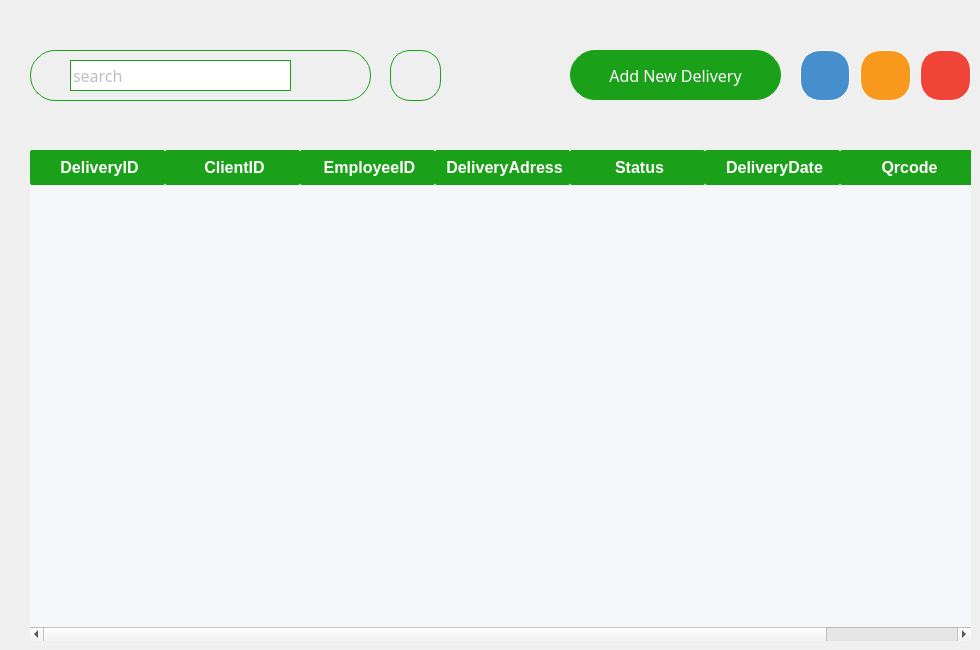
     <widget class="QWidget" name="maindelivery">
      <widget class="QPushButton" name="pushButton_3">
       <property name="geometry">
        <rect>
         <x>570</x>
         <y>50</y>
         <width>211</width>
         <height>50</height>
        </rect>
       </property>
       <property name="styleSheet">
        <string notr="true">*{
border-radius:25px;
color:white;
font-family: Lexend;
font-size:16px;
border-color: rgb(27, 160, 25);
border-width : 1.2px;
border-style:solid;
background-color:#1ba019;
}
QPushButton:hover
{
background:#013220;
color:white;
border-left:3px solid white ; 
border-color:none;
border-radius:25px;
}
QPushButton:pressed
{
background:#013220;
color:white;
border-radius:25px;
font-family: Lexend;
font-size:16px;
border-left:3.2px solid white ; 


/*background: qlineargradient(x1: 0, y1: 0, x2: 0, y2: 1,
                                stop: 0 #ffffff, stop: 1 #dcdcdc);*/
}</string>
       </property>
       <property name="text">
        <string>Add New Delivery</string>
       </property>
       <property name="icon">
        <iconset>
         <normalon>:/images/add-circle.png</normalon>
        </iconset>
       </property>
       <property name="iconSize">
        <size>
         <width>20</width>
         <height>20</height>
        </size>
       </property>
      </widget>
      <widget class="QTableWidget" name="tableWidget">
       <property name="geometry">
        <rect>
         <x>30</x>
         <y>150</y>
         <width>941</width>
         <height>491</height>
        </rect>
       </property>
       <property name="font">
        <font>
         <pointsize>12</pointsize>
         <kerning>false</kerning>
        </font>
       </property>
       <property name="cursor" stdset="0">
        <cursorShape>CrossCursor</cursorShape>
       </property>
       <property name="mouseTracking">
        <bool>true</bool>
       </property>
       <property name="statusTip">
        <string notr="true"/>
       </property>
       <property name="whatsThis">
        <string notr="true"/>
       </property>
       <property name="accessibleName">
        <string notr="true"/>
       </property>
       <property name="accessibleDescription">
        <string notr="true"/>
       </property>
       <property name="autoFillBackground">
        <bool>false</bool>
       </property>
       <property name="styleSheet">
        <string notr="true">QTableWidget {
    border: none;
	background-color: #F5F7FA; /* Light gray */
border-radius:10px;
}
QHeaderView::section {
    background-color: #1ba019; 
    color: white;
    font: 500 12pt &quot;Lexend Medium&quot;;
    padding: 6px;
	border-radius:2px;
    padding-left: 10px; 
}

QScrollBar:vertical {
    border: none;
    background:  #1ba019;;
    width: 12px;
}
QScrollBar::add-page:vertical {
    background:  #F5F7FA;}
QScrollBar::sub-page:vertical {
    background: #F5F7FA;}</string>
       </property>
       <property name="frameShape">
        <enum>QFrame::Shape::NoFrame</enum>
       </property>
       <property name="showDropIndicator" stdset="0">
        <bool>false</bool>
       </property>
       <property name="dragEnabled">
        <bool>false</bool>
       </property>
       <property name="dragDropOverwriteMode">
        <bool>false</bool>
       </property>
       <property name="defaultDropAction">
        <enum>Qt::DropAction::IgnoreAction</enum>
       </property>
       <property name="alternatingRowColors">
        <bool>false</bool>
       </property>
       <property name="selectionMode">
        <enum>QAbstractItemView::SelectionMode::NoSelection</enum>
       </property>
       <property name="iconSize">
        <size>
         <width>100</width>
         <height>100</height>
        </size>
       </property>
       <property name="showGrid">
        <bool>true</bool>
       </property>
       <property name="sortingEnabled">
        <bool>true</bool>
       </property>
       <property name="wordWrap">
        <bool>true</bool>
       </property>
       <attribute name="horizontalHeaderCascadingSectionResizes">
        <bool>false</bool>
       </attribute>
       <attribute name="horizontalHeaderDefaultSectionSize">
        <number>135</number>
       </attribute>
       <attribute name="horizontalHeaderHighlightSections">
        <bool>false</bool>
       </attribute>
       <attribute name="horizontalHeaderShowSortIndicator" stdset="0">
        <bool>true</bool>
       </attribute>
       <attribute name="horizontalHeaderStretchLastSection">
        <bool>false</bool>
       </attribute>
       <attribute name="verticalHeaderVisible">
        <bool>false</bool>
       </attribute>
       <attribute name="verticalHeaderCascadingSectionResizes">
        <bool>false</bool>
       </attribute>
       <attribute name="verticalHeaderDefaultSectionSize">
        <number>40</number>
       </attribute>
       <attribute name="verticalHeaderShowSortIndicator" stdset="0">
        <bool>true</bool>
       </attribute>
       <attribute name="verticalHeaderStretchLastSection">
        <bool>false</bool>
       </attribute>
       <column>
        <property name="text">
         <string>DeliveryID</string>
        </property>
        <property name="font">
         <font>
          <pointsize>12</pointsize>
          <bold>true</bold>
         </font>
        </property>
       </column>
       <column>
        <property name="text">
         <string>ClientID</string>
        </property>
        <property name="font">
         <font>
          <pointsize>12</pointsize>
          <bold>true</bold>
         </font>
        </property>
       </column>
       <column>
        <property name="text">
         <string>EmployeeID</string>
        </property>
        <property name="font">
         <font>
          <pointsize>12</pointsize>
          <bold>true</bold>
         </font>
        </property>
       </column>
       <column>
        <property name="text">
         <string>DeliveryAdress</string>
        </property>
        <property name="font">
         <font>
          <pointsize>12</pointsize>
          <bold>true</bold>
         </font>
        </property>
       </column>
       <column>
        <property name="text">
         <string>Status</string>
        </property>
        <property name="font">
         <font>
          <pointsize>12</pointsize>
          <bold>true</bold>
         </font>
        </property>
       </column>
       <column>
        <property name="text">
         <string>DeliveryDate</string>
        </property>
        <property name="font">
         <font>
          <pointsize>12</pointsize>
          <bold>true</bold>
         </font>
        </property>
       </column>
       <column>
        <property name="text">
         <string>Qrcode</string>
        </property>
        <property name="font">
         <font>
          <pointsize>12</pointsize>
          <bold>true</bold>
         </font>
        </property>
       </column>
      </widget>
      <widget class="QPushButton" name="edit_table_button">
       <property name="geometry">
        <rect>
         <x>860</x>
         <y>50</y>
         <width>51</width>
         <height>51</height>
        </rect>
       </property>
       <property name="styleSheet">
        <string notr="true">border-radius:20px;
border-color: white;
border-width : 1.2px;
border-style:solid;
background:#f8981d;</string>
       </property>
       <property name="text">
        <string/>
       </property>
       <property name="icon">
        <iconset resource="resources.qrc">
         <normaloff>:/images/pnghut_user-profile-editing-logo-symbol.png</normaloff>:/images/pnghut_user-profile-editing-logo-symbol.png</iconset>
       </property>
       <property name="iconSize">
        <size>
         <width>40</width>
         <height>40</height>
        </size>
       </property>
      </widget>
      <widget class="QPushButton" name="button_delete">
       <property name="geometry">
        <rect>
         <x>920</x>
         <y>50</y>
         <width>51</width>
         <height>51</height>
        </rect>
       </property>
       <property name="styleSheet">
        <string notr="true">border-radius:20px;
border-color: white;
border-width : 1.2px;
border-style:solid;
background:#F04438;
</string>
       </property>
       <property name="text">
        <string/>
       </property>
       <property name="icon">
        <iconset resource="resources.qrc">
         <normaloff>:/images/supprimer.png</normaloff>:/images/supprimer.png</iconset>
       </property>
       <property name="iconSize">
        <size>
         <width>30</width>
         <height>30</height>
        </size>
       </property>
      </widget>
      <widget class="QPushButton" name="export_table">
       <property name="geometry">
        <rect>
         <x>800</x>
         <y>50</y>
         <width>50</width>
         <height>51</height>
        </rect>
       </property>
       <property name="styleSheet">
        <string notr="true">border-radius:20px;
border-color: white;
border-width : 1.2px;
border-style:solid;
background-color:#478ECC;</string>
       </property>
       <property name="text">
        <string/>
       </property>
       <property name="icon">
        <iconset resource="resources.qrc">
         <normaloff>:/images/export.png</normaloff>:/images/export.png</iconset>
       </property>
       <property name="iconSize">
        <size>
         <width>30</width>
         <height>30</height>
        </size>
       </property>
      </widget>
      <widget class="QPushButton" name="statsbutton">
       <property name="geometry">
        <rect>
         <x>390</x>
         <y>50</y>
         <width>51</width>
         <height>51</height>
        </rect>
       </property>
       <property name="styleSheet">
        <string notr="true">border-radius:20px;
border-color: rgb(27, 160, 25);
border-width : 1.2px;
border-style:solid;
background-color:#white;</string>
       </property>
       <property name="text">
        <string/>
       </property>
       <property name="icon">
        <iconset resource="resources.qrc">
         <normaloff>:/images/stats.png</normaloff>:/images/stats.png</iconset>
       </property>
       <property name="iconSize">
        <size>
         <width>30</width>
         <height>30</height>
        </size>
       </property>
      </widget>
      <widget class="QGroupBox" name="search_3">
       <property name="geometry">
        <rect>
         <x>30</x>
         <y>50</y>
         <width>341</width>
         <height>51</height>
        </rect>
       </property>
       <property name="font">
        <font>
         <family>Lexend Light</family>
        </font>
       </property>
       <property name="styleSheet">
        <string notr="true">border-radius:25px;
border-color: rgb(27, 160, 25);
border-width : 1.2px;
border-style:solid;
background-color:#white;</string>
       </property>
       <property name="title">
        <string/>
       </property>
       <property name="alignment">
        <set>Qt::AlignmentFlag::AlignLeading|Qt::AlignmentFlag::AlignLeft|Qt::AlignmentFlag::AlignTop</set>
       </property>
       <property name="flat">
        <bool>false</bool>
       </property>
       <property name="checkable">
        <bool>false</bool>
       </property>
       <widget class="QLabel" name="search_icon_3">
        <property name="geometry">
         <rect>
          <x>10</x>
          <y>15</y>
          <width>21</width>
          <height>21</height>
         </rect>
        </property>
        <property name="styleSheet">
         <string notr="true">background:none;
border-radius: 20px;
border: 1px solid;
border-color:none;
</string>
        </property>
        <property name="text">
         <string/>
        </property>
        <property name="pixmap">
         <pixmap resource="resources.qrc">:/images/Icon.png</pixmap>
        </property>
        <property name="scaledContents">
         <bool>true</bool>
        </property>
       </widget>
       <widget class="QLineEdit" name="lineEdit_4">
        <property name="geometry">
         <rect>
          <x>40</x>
          <y>10</y>
          <width>221</width>
          <height>31</height>
         </rect>
        </property>
        <property name="styleSheet">
         <string notr="true">border-radius:0px;
border-color: rgb(27, 160, 25);
border-width : 0x;
color:grey;
font-family: Lexend;
font-size:16px;</string>
        </property>
        <property name="text">
         <string/>
        </property>
        <property name="placeholderText">
         <string>search</string>
        </property>
       </widget>
      </widget>
     </widget>
